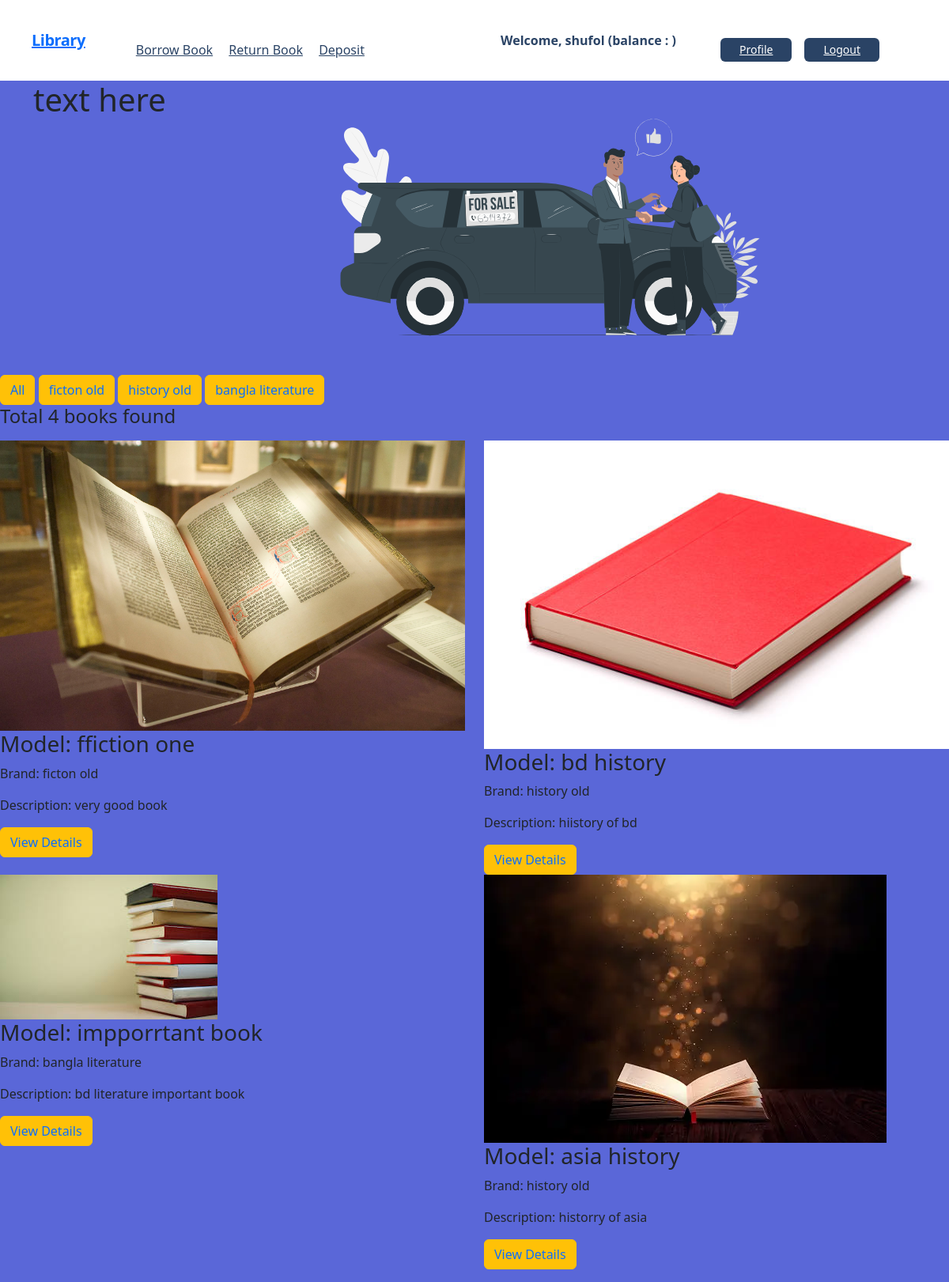
The page /account/all_books/ (signed in) on the database its author committed.
### first_app/models.py (models this page shows)
class Catagory(models.Model):
    name = models.CharField(max_length=50)
    slug = models.SlugField(max_length=50, unique=True, null=True, blank=True)
    def __str__(self):
        return self.name

class Book(models.Model):
    user = models.ForeignKey(User, on_delete=models.CASCADE, default=1)
    catagory = models.ForeignKey(Catagory,on_delete = models.CASCADE)
    title = models.CharField(max_length = 20)
    image = models.ImageField(upload_to='uploads/', blank=True, null=True)
    description = models.TextField()
    borrowing_price = models.DecimalField(max_digits=10, decimal_places=2)
    def __str__(self):
        return self.title

### first_app/views.py (the view)
# urls.py: path('all_books/', all_books, name='all_books'),
def all_books(request):
    books = Book.objects.all()
    catagorys = Catagory.objects.all()
    print(books)
    print(catagorys)
    return render(request, 'home.html', {'catagorys': catagorys, 'books': books})

### core/templates/home.html (shortened to what this page needs)
{% extends "base.html" %}
{% block content %}
<div class="container d-flex">
    <div class='col-4'>
        <h1>text here</h1>
    </div>
    <div class='col-6'>
    </div>
</div>
<button type="button" class="btn btn-warning"><a href="{% url 'all_books' %}" style="text-decoration: none;">All</a></button>
{% for catagory in catagorys %}
<button type="button" class="btn btn-warning"><a href="{% url 'catagory' catagory.slug %}" style="text-decoration: none;">{{catagory}}</a> </button>
{% endfor %}
<h4>Total {{ books | length }} books found</h4>
<div class='d-flex row my-3'>
    {% for book in books %}
        <div class='col-6'>
            <img src="{{ book.image.url }}" alt="{{ book.title }}">
            <h3>Model: {{ book.title }}</h3>
            <p>Brand: {{ book.catagory.name }}</p>
            <p>Description: {{book.description}}</p>
            <button type="button" class="btn btn-warning"><a href="{% url 'bookDetails' book.id %}" style="text-decoration: none;">View Details</a></button>
        </div>
    {% endfor %}
</div>
{% endblock content %}

### templates/base.html (shortened to what this page needs)
<!DOCTYPE html>
<html lang="en">
<head>
    <link href="https://unpkg.com/tailwindcss@^1.0/dist/tailwind.min.css" rel="stylesheet">
    <link href="https://cdn.jsdelivr.net/npm/bootstrap@5.3.2/dist/css/bootstrap.min.css" rel="stylesheet">
</head>
<body class="bg-indigo-600">
    {% include "navbar.html" %}
    {% block content %}
    {% endblock content %}
</body>
</html>

### core/templates/navbar.html (shortened to what this page needs)
<nav class="flex items-center justify-between flex-wrap bg-white p-6 px-10">
    <div class="flex items-center flex-shrink-0 text-white mr-6">
        <span class="font-semibold text-xl tracking-tight text-blue-900"><a href="/">Library</a></span>
    </div>
    <div class="w-full block flex-grow lg:flex lg:items-center lg:w-auto px-10">
        {% if request.user.is_authenticated %}
            <div class="text-md lg:flex-grow">
                <a href="" class="block mt-4 lg:inline-block lg:mt-0 text-blue-900 hover:text-red-900 hover:font-black mr-4">
                    Borrow Book
                </a>
                <a href="" class="block mt-4 lg:inline-block lg:mt-0 text-blue-900 hover:text-red-900 hover:font-black mr-4">
                    Return Book
                </a>
                <a href="{% url 'deposit_money' %}" class="block mt-4 lg:inline-block lg:mt-0 text-blue-900 hover:text-red-900 hover:font-black mr-4">
                    Deposit
                </a>
            </div>
            <div class="flex w-auto">
                <div class="text-blue-900 my-auto font-black px-5">Welcome, {{ request.user.username }} (balance : {{request.user.account.balance}}) </div>
                <a href="{% url 'profile' %}" class="mx-2 inline-block font-medium text-sm px-4 py-2 leading-none bg-blue-900 rounded text-white border-white hover:border-transparent hover:text-dark hover:bg-red-700 mt-4 lg:mt-0">Profile</a>
                <a href="{% url 'logout' %}" class="mx-2 inline-block font-medium text-sm px-4 py-2 leading-none bg-blue-900 rounded text-white border-white hover:border-transparent hover:text-dark hover:bg-red-700 mt-4 lg:mt-0">Logout</a>
            </div>
        {% endif %}
    </div>
</nav>

### rows shown on the page
Catagory: name "ficton old"
Catagory: name "history old"
Catagory: name "bangla literature"
Book: image (picture), title "ffiction one", catagory.name "ficton old", description "very good book"
Book: image (picture), title "bd history", catagory.name "history old", description "hiistory of bd"
Book: image (picture), title "impporrtant book", catagory.name "bangla literature", description "bd literature important book"
Book: image (picture), title "asia history", catagory.name "history old", description "historry of asia"

### other values the page prints
{{ request.user.username }} "shufol"
{{ books | length }} "4"
